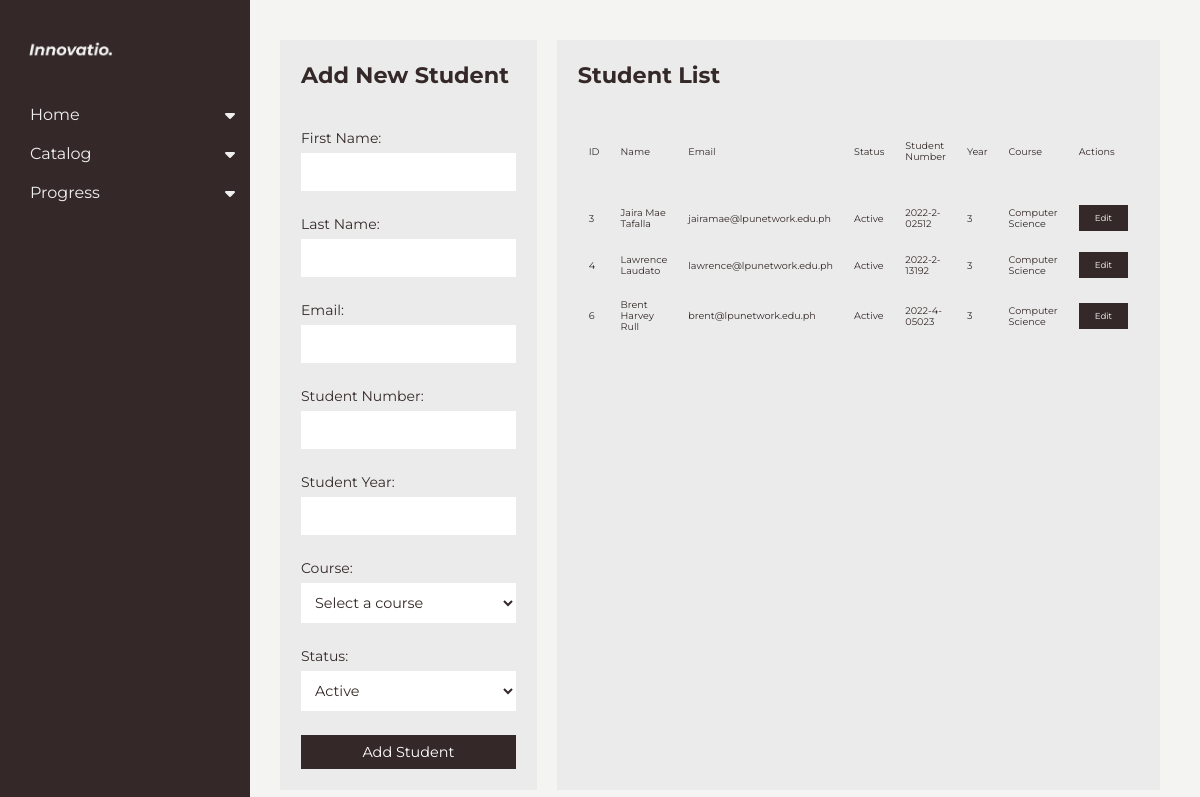
The app's page /admin/students.php (signed in) with its own data.
### tables this page shows
CREATE TABLE `students` (
  `student_id` int(11) NOT NULL,
  `user_id` int(11) DEFAULT NULL,
  `student_number` varchar(255) NOT NULL,
  `student_year` int(11) NOT NULL,
  `course_id` int(11) DEFAULT NULL
);

CREATE TABLE `users` (
  `user_id` int(11) NOT NULL,
  `first_name` varchar(255) NOT NULL,
  `last_name` varchar(255) NOT NULL,
  `email` varchar(255) NOT NULL,
  `password` varchar(255) NOT NULL,
  `role` enum('IAB','Student','Faculty','Alumni') NOT NULL,
  `active_flag` int(1) NOT NULL,
  `attempts` int(1) NOT NULL
);

CREATE TABLE `courses` (
  `course_id` int(11) NOT NULL,
  `course_name` varchar(255) NOT NULL,
  `course_description` text DEFAULT NULL,
  `course_cover` varchar(256) NOT NULL,
  `department` varchar(100) NOT NULL,
  `active_flag` tinyint(1) NOT NULL COMMENT '0 = inactive\r\n1 = active\r\n2 = pending'
);

### admin/students.php (the view, shortened to what this page needs)
<!DOCTYPE html>
<html lang="en">
<?php
$servername = "localhost";
$username = "root";
$password = "";
$dbname = "evala_db1";
$conn = new mysqli($servername, $username, $password, $dbname);
$sql = "SELECT `users`.`user_id`, `users`.`first_name`, `users`.`last_name`, `users`.`email`,
               `users`.`active_flag`, `students`.`student_number`, `students`.`student_year`,
               `courses`.`course_name`
        FROM `users`
        LEFT JOIN `students` ON `students`.`user_id` = `users`.`user_id`
        LEFT JOIN `courses` ON `students`.`course_id` = `courses`.`course_id`
        WHERE `users`.`role` = 'Student';";
$result = $conn->query($sql);
?>
<head>
    <link rel="stylesheet" href="../admin-css/modal.css">
    <link rel="stylesheet" href="../admin-css/students.css">
</head>
<body>
    <div class="navigator">
        <?php
        include("../admin/index.php");
        ?>
    </div>
    <div class="parent-student-container">
        <div class="student-add">
            <h2>Add New Student</h2>
            <form method="post">
                <div class="form-group">
                    <label for="fname">First Name:</label>
                    <input type="text" id="fname" name="fname" required>
                </div>
                <div class="form-group">
                    <label for="lname">Last Name:</label>
                    <input type="text" id="lname" name="lname" required>
                </div>
                <div class="form-group">
                    <label for="email">Email:</label>
                    <input type="email" id="email" name="email" required>
                </div>
                <div class="form-group">
                    <label for="student_number">Student Number:</label>
                    <input type="text" id="student_number" name="student_number" required>
                </div>
                <div class="form-group">
                    <label for="student_year">Student Year:</label>
                    <input type="number" id="student_year" name="student_year" min="1" max="4" required>
                </div>
                <div class="form-group">
                    <label for="course">Course:</label>
                    <select id="course" name="course" required>
                        <option value="">Select a course</option>
                    </select>
                </div>
                <div class="form-group">
                    <label for="status">Status:</label>
                    <select id="status" name="status" required>
                        <option value="active">Active</option>
                    </select>
                </div>
                <div class="form-group">
                    <button type="submit" name="add_student">Add Student</button>
                </div>
            </form>
        </div>
        <div class="student-list">
            <h2>Student List</h2>
            <table border="1">
                <thead>
                    <tr>
                        <th>ID</th>
                        <th>Name</th>
                        <th>Email</th>
                        <th>Status</th>
                        <th>Student Number</th>
                        <th>Year</th>
                        <th>Course</th>
                        <th>Actions</th>
                    </tr>
                </thead>
                <tbody>
                    <?php
                    if ($result->num_rows > 0) {
                        while ($row = $result->fetch_assoc()) {
                            $status = $row['active_flag'] == 1 ? 'Active' : 'Locked';
                            echo "<tr>
                                <td>{$row['user_id']}</td>
                                <td>{$row['first_name']} {$row['last_name']}</td>
                                <td>{$row['email']}</td>
                                <td>{$status}</td>
                                <td>{$row['student_number']}</td>
                                <td>{$row['student_year']}</td>
                                <td>{$row['course_name']}</td>
                                <td>
                                    <button class='edit-btn' data-id='{$row['user_id']}' data-email='{$row['email']}' data-status='{$row['active_flag']}'>Edit</button>
                                </td>
                            </tr>";
                        }
                    } else {
                        echo "<tr><td colspan='8'>No students found.</td></tr>";
                    }
                    ?>
                </tbody>
            </table>
        </div>
    </div>
</body>
</html>

### admin-css/modal.css (style rules this page uses)
label { text-align: left; }

### admin-css/students.css (style rules this page uses)
:root { --text-color: #342928; --background-color: #f4f4f3; --gray-color: #ebebeb; --placeholder: #a6a6a6; --text-gray: #727271; --font-family: "Montserrat", sans-serif; --navigator-width: 200px; --section-gap: 20px; }
* { margin: 0; padding: 0; box-sizing: border-box; font-family: var(--font-family); }
body { background-color: var(--background-color); color: var(--text-color); display: flex; }
.navigator { width: var(--navigator-width); margin-right: 60px; }
.parent-student-container { display: flex; flex: 1; gap: var(--section-gap); padding: 20px; padding-left: 0; }
.student-add { background-color: var(--gray-color); width: 30%; color: var(--text-color); padding: 20px; border: 1px solid var(--gray-color); height: auto; box-shadow: none; gap: 10px; }
.student-add label { font-size: 14px; margin-bottom: 6px; display: block; }
.student-list { background-color: var(--gray-color); width: 70%; color: var(--text-color); padding: 20px; border: 1px solid var(--gray-color); box-shadow: none; }
.student-list table { width: 100%; border-collapse: collapse; margin-top: 10px; }
.student-list table th, .student-list table td { border: 1px solid var(--gray-color); padding: 10px; text-align: left; font-size: 0.6em; color: var(--text-color); }
.student-list table th { background-color: var(--gray-color); font-weight: 400; padding-bottom: 2rem; }
.student-list table td { background-color: var(--gray-color); }
form { display: flex; flex-direction: column; gap: 14px; }
.student-add h2, .student-list h2 { font-size: 1.4em; margin-bottom: 40px; color: #342928; }
button { background-color: #342928; color: white; border: none; padding: 8px 16px; cursor: pointer; font-size: 0.9em; width: 100%; }
input, select { width: 100%; padding: 10px; border: none; background-color: #ffffff; color: var(--text-color); margin-bottom: 10px; font-size: 0.9em; outline: none; }

### admin/index.php (style rules this page uses)
:root { --text-color: #342928; --background-color: #f4f4f3; --gray-color: #ebebeb; --placeholder: #a6a6a6; --text-gray: #727271; --font-family: "Montserrat", sans-serif; }
body { font-family: var(--font-family); background-color: var(--background-color); color: var(--text-color); margin: 0; padding: 20px; }

### records on screen
students: user.user_id "3", user.first_name "Jaira Mae", user.last_name "Tafalla", user.email "jairamae@lpunetwork.edu.ph", user.active_flag "Active", student_number "2022-2-02512", student_year "3", course.course_name "Computer Science"
students: user.user_id "4", user.first_name "Lawrence", user.last_name "Laudato", user.email "lawrence@lpunetwork.edu.ph", user.active_flag "Active", student_number "2022-2-13192", student_year "3", course.course_name "Computer Science"
students: user.user_id "6", user.first_name "Brent Harvey", user.last_name "Rull", user.email "brent@lpunetwork.edu.ph", user.active_flag "Active", student_number "2022-4-05023", student_year "3", course.course_name "Computer Science"
